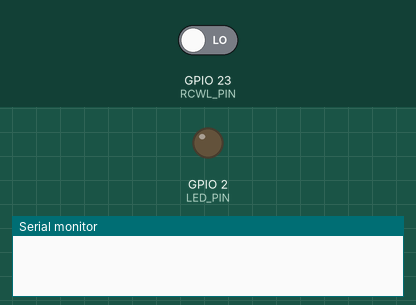
Simulated run of this sketch. Board: ESP32. Parts: output pins drawn as LEDs (lit = HIGH), the last lines printed to the serial monitor. Inputs (shaded band) come from the test bench; at power-on: GPIO 23 (RCWL_PIN) LOW.

Above: at 1.2 s.
1.3 s: GPIO 23 (RCWL_PIN) driven HIGH
At 2.2 s:
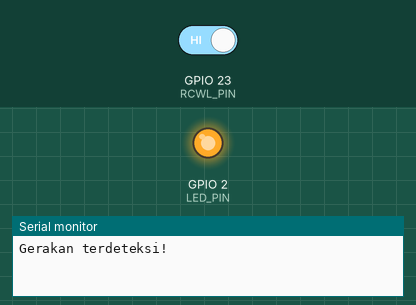
2.8 s: GPIO 23 (RCWL_PIN) driven LOW
At 3.3 s:
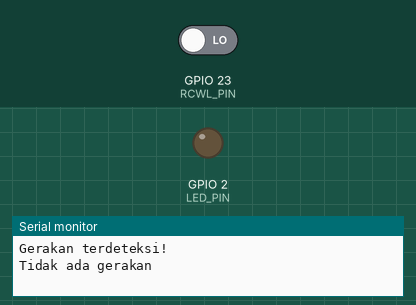
Timing chart, 0 to 5.8 s (numbered marks = the images above; inputs shaded):
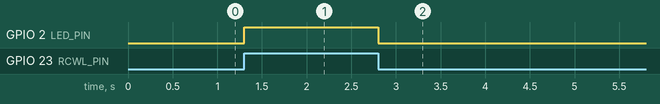

Measured:
- after the input at 1.3 s, GPIO 2 (LED_PIN): LOW → HIGH at once
- after the input at 2.8 s, GPIO 2 (LED_PIN): HIGH → LOW at once

The sketch:

WROOM-32E_RCWL_Motion_Sensor.ino
```cpp
#define RCWL_PIN 23
#define LED_PIN 2

void setup() {
  Serial.begin(115200);
  pinMode(RCWL_PIN, INPUT);
  pinMode(LED_PIN, OUTPUT);
}

bool motion = LOW, state = LOW;

void loop() {
  motion = digitalRead(RCWL_PIN);

  if (motion == HIGH) { // Ada gerakan
    if (state == LOW) {
      Serial.println("Gerakan terdeteksi!");
      digitalWrite(LED_PIN, HIGH);
      state = HIGH;
    }
  } else { // Tidak ada gerakan
    if (state == HIGH) {
      Serial.println("Tidak ada gerakan");
      digitalWrite(LED_PIN, LOW);
      state = LOW;
    }
  }
}
```
